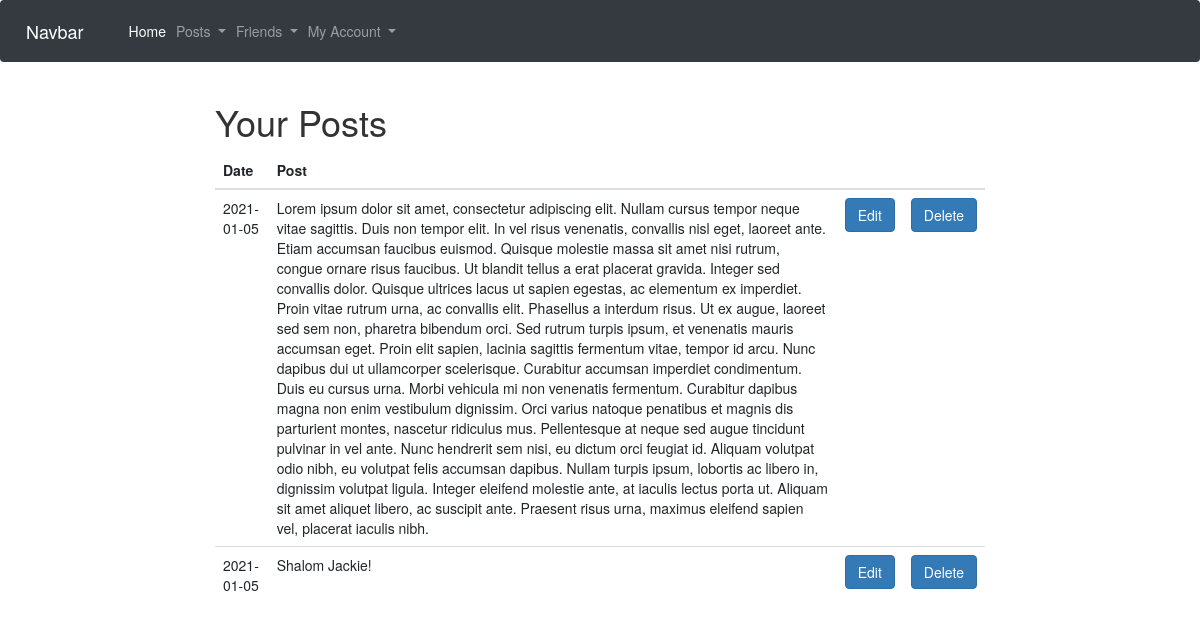
Page /myposts (signed in) on the earlier database version.
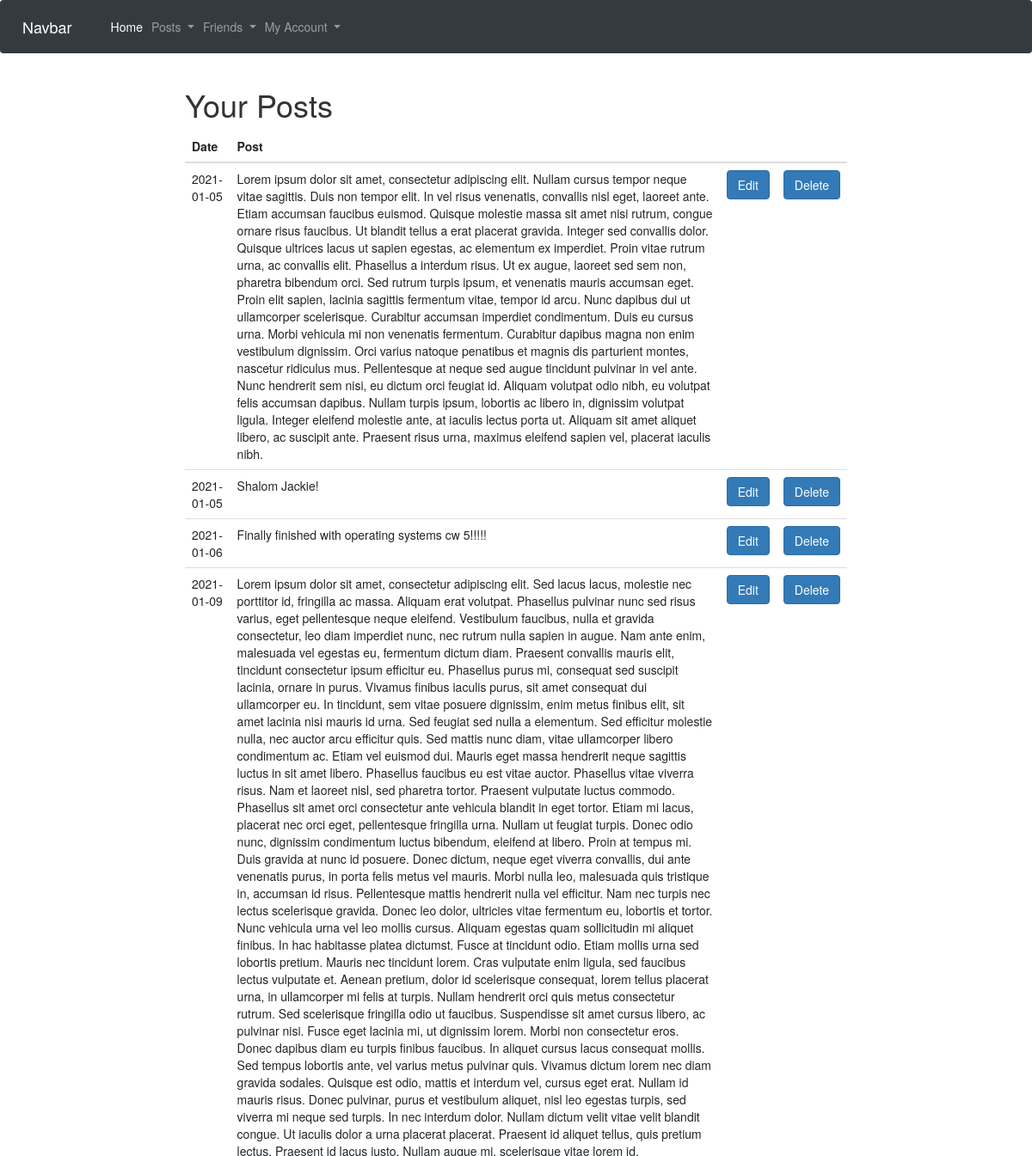
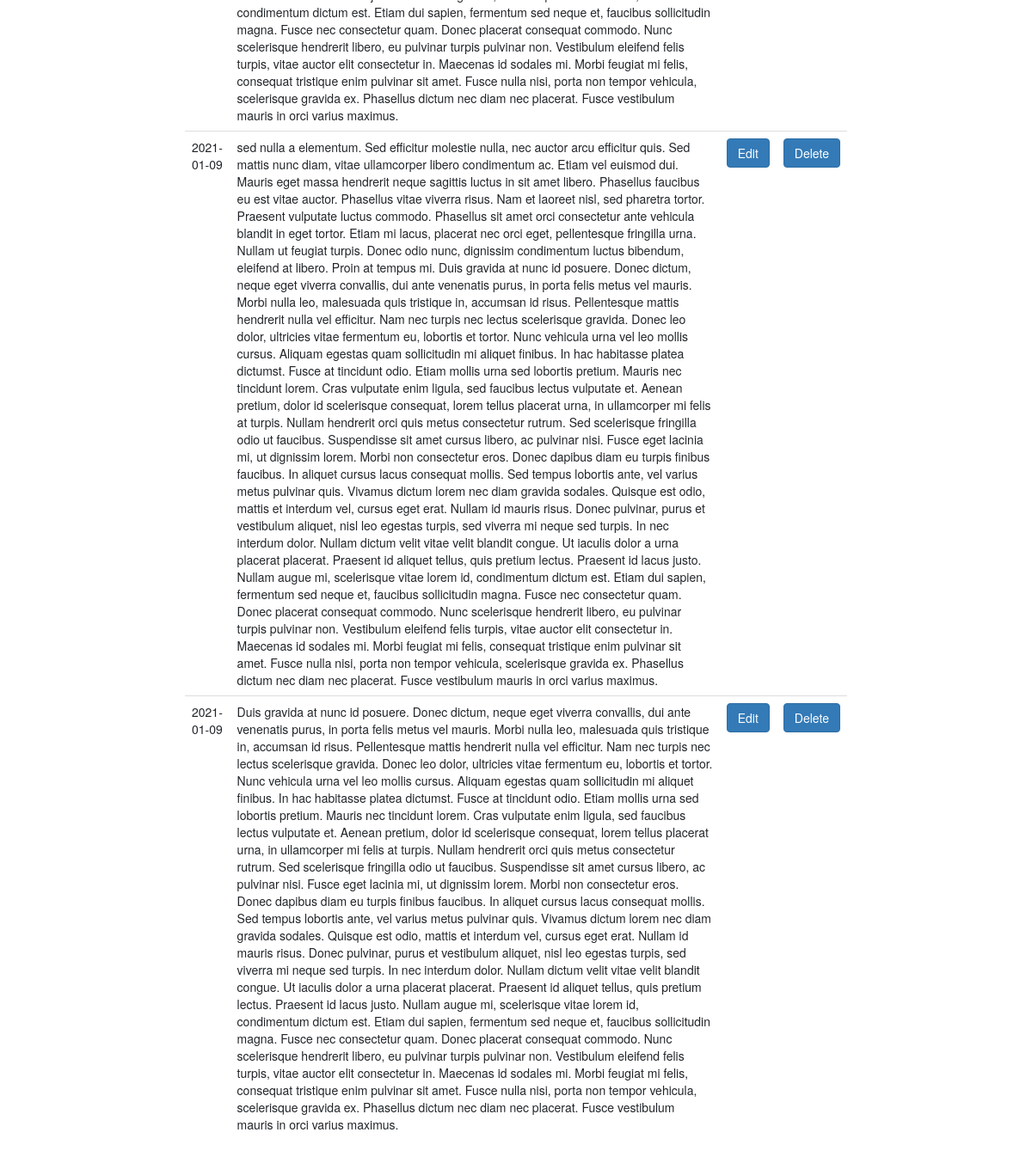
Same page on the later database version (2 pictures, top to bottom).
### app/models.py (models this page shows)
class Post(db.Model):
    id = db.Column(db.Integer, primary_key=True)
    content = db.Column(db.String(500))
    date = db.Column(db.Date, index=True, default=date.today())
    author_id = db.Column(db.Integer, db.ForeignKey('user.id'))

### app/views.py (the view)
@app.route('/myposts', methods=['GET', 'POST'])
@login_required
def myposts():
    posts = Post.query.filter_by(author_id=current_user.id)
    return render_template('myposts.html', title="My Posts", posts=posts)

### app/models.py (called while the page is built)
@login.user_loader
def load_user(id):
    return User.query.get(int(id))

### app/templates/myposts.html
{% extends "base.html" %}
{% block content %}
<h1>Your Posts</h1>
<table class="table">
    <thead>
      <tr>
        <th>Date</th>
        <th>Post</th>
        <th></th>
        <th></th>
      </tr>
    </thead>
    <tbody>
    {% for post in posts %}
    <tr>
      <td>{{post.date}}</td>
      <td>{{post.content}}</td>
      <td><a href="/#"><button type="button" class="btn btn-primary">Edit</button></a></td>
      <td><a href="/delete_post/{{post.id}}"><button type="button" class="btn btn-primary">Delete</button></a></td>
    </tr>
    {% endfor %}
  </tbody>
</table>
{% endblock %}

### app/templates/base.html (shortened to what this page needs)
<!DOCTYPE html>
<html lang=en>
  <head>
    <link rel="stylesheet" href="https://stackpath.bootstrapcdn.com/bootstrap/4.2.1/css/bootstrap.min.css">
    <link rel="stylesheet" href="https://maxcdn.bootstrapcdn.com/bootstrap/3.4.1/css/bootstrap.min.css">
    <link rel="stylesheet" href="/static/style.css">
  </head>
  <body>
    <nav class="navbar navbar-expand-lg navbar-dark bg-dark">
        <a class="navbar-brand" href="#">Navbar</a>
        <div class="collapse navbar-collapse" id="navbarSupportedContent">
          <ul class="navbar-nav mr-auto">
            <li class="nav-item active">
              <a class="nav-link" href="/">Home <span class="sr-only">(current)</span></a>
            </li>
            <li class="nav-item dropdown">
                <a class="nav-link dropdown-toggle" href="#" id="navbarDropdown" role="button" data-toggle="dropdown" aria-haspopup="true" aria-expanded="false">
                  Posts
                </a>
            </li>
            <li class="nav-item dropdown">
                <a class="nav-link dropdown-toggle" href="#" id="navbarDropdown" role="button" data-toggle="dropdown" aria-haspopup="true" aria-expanded="false">
                  Friends
                </a>
            </li>
            <li class="nav-item dropdown">
              <a class="nav-link dropdown-toggle" href="#" id="navbarDropdown" role="button" data-toggle="dropdown" aria-haspopup="true" aria-expanded="false">
                My Account
              </a>
            </li>
        </div>
      </nav>
    <div class="container-fluid">
      <div class="row">
          <div class="col-lg-8">
            {% block content %}{% endblock %}
          </div>
        </div>
      </div>
  </body>
</html>

### app/static/style.css (style rules this page uses)
.col-lg-8 { min-height: 800px; margin: auto; }

Differences in the rows shown:
added Post: date "2021-01-06", content "Finally finished with operating systems cw 5!!!!!"
added Post: date "2021-01-09", content "Lorem ipsum dolor sit amet, consectetur adipiscing elit. Sed lacus lacus, molestie nec porttitor id, fringilla ac massa. Aliquam erat volutpat. Phasellus pulvinar nunc sed risus varius, eget pellentesque neque eleifend. Vestibulum faucibus, nulla et gravida consectetur, leo diam imperdiet nunc, nec rutrum nulla sapien in augue. Nam ante enim, malesuada vel egestas eu, fermentum dictum diam. Praesent convallis mauris elit, tincidunt consectetur ipsum efficitur eu. Phasellus purus mi, consequat sed suscipit lacinia, ornare in purus. Vivamus finibus iaculis purus, sit amet consequat dui ullamcorper eu. In tincidunt, sem vitae posuere dignissim, enim metus finibus elit, sit amet lacinia nisi…"
added Post: date "2021-01-09", content "sed nulla a elementum. Sed efficitur molestie nulla, nec auctor arcu efficitur quis. Sed mattis nunc diam, vitae ullamcorper libero condimentum ac. Etiam vel euismod dui. Mauris eget massa hendrerit neque sagittis luctus in sit amet libero. Phasellus faucibus eu est vitae auctor. Phasellus vitae viverra risus. Nam et laoreet nisl, sed pharetra tortor. Praesent vulputate luctus commodo. Phasellus sit amet orci consectetur ante vehicula blandit in eget tortor. Etiam mi lacus, placerat nec orci eget, pellentesque fringilla urna. Nullam ut feugiat turpis. Donec odio nunc, dignissim condimentum luctus bibendum, eleifend at libero. Proin at tempus mi. Duis gravida at nunc id posuere. Donec…"
added Post: date "2021-01-09", content "Duis gravida at nunc id posuere. Donec dictum, neque eget viverra convallis, dui ante venenatis purus, in porta felis metus vel mauris. Morbi nulla leo, malesuada quis tristique in, accumsan id risus. Pellentesque mattis hendrerit nulla vel efficitur. Nam nec turpis nec lectus scelerisque gravida. Donec leo dolor, ultricies vitae fermentum eu, lobortis et tortor. Nunc vehicula urna vel leo mollis cursus. Aliquam egestas quam sollicitudin mi aliquet finibus. In hac habitasse platea dictumst. Fusce at tincidunt odio. Etiam mollis urna sed lobortis pretium. Mauris nec tincidunt lorem. Cras vulputate enim ligula, sed faucibus lectus vulputate et. Aenean pretium, dolor id scelerisque consequat,…"
